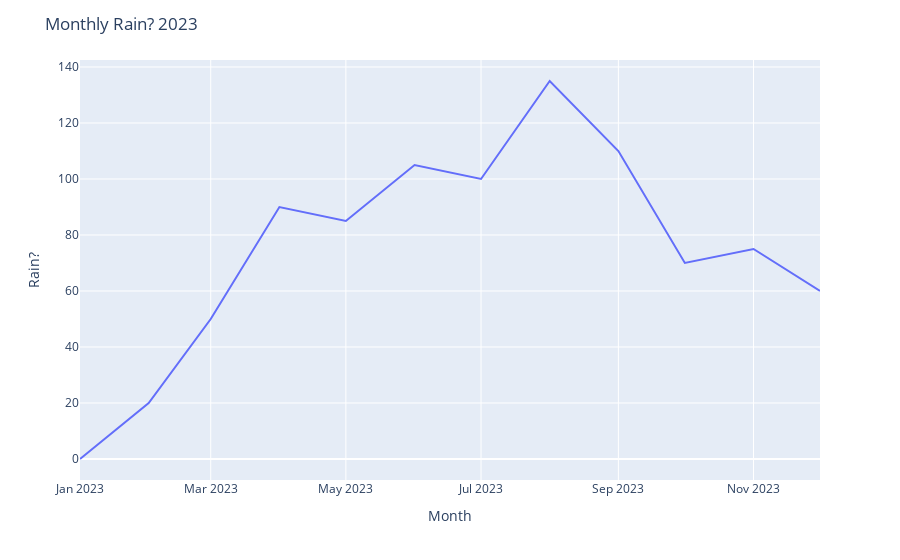

Notebook source saved alongside this figure:
### Markdown cell above
### Rain?

### Code cell
fig = px.line(slice_data_monthly, x=slice_data_monthly.index, y="Rain?")
fig.update_layout(
    yaxis_title="Rain?", 
    xaxis_title="Month",
    title="Monthly Rain? 2023"
)
fig.show()

### Figure 1 — Plotly figure (JSON) as saved in the notebook; plotly's stock layout.template omitted (floating-point values rounded to 4 significant figures)
{"data": [{"hovertemplate": "Date=%{x}<br>Rain?=%{y}<extra></extra>", "legendgroup": "", "line": {"color": "#636efa", "dash": "solid"}, "marker": {"symbol": "circle"}, "mode": "lines", "name": "", "orientation": "v", "showlegend": false, "type": "scatter", "x": ["2023-01-01T00:00:00", "2023-02-01T00:00:00", "2023-03-01T00:00:00", "2023-04-01T00:00:00", "2023-05-01T00:00:00", "2023-06-01T00:00:00", "2023-07-01T00:00:00", "2023-08-01T00:00:00", "2023-09-01T00:00:00", "2023-10-01T00:00:00", "2023-11-01T00:00:00", "2023-12-01T00:00:00"], "xaxis": "x", "y": [0, 20, 50, 90, 85, 105, 100, 135, 110, 70, 75, 60], "yaxis": "y"}], "layout": {"autosize": true, "legend": {"tracegroupgap": 0}, "margin": {"t": 60}, "title": {"text": "Monthly Rain? 2023"}, "xaxis": {"anchor": "y", "autorange": true, "domain": [0, 1], "range": ["2023-01-01", "2023-12-01"], "title": {"text": "Month"}, "type": "date"}, "yaxis": {"anchor": "x", "autorange": true, "domain": [0, 1], "range": [-7.5, 142.5], "title": {"text": "Rain?"}, "type": "linear"}}}
